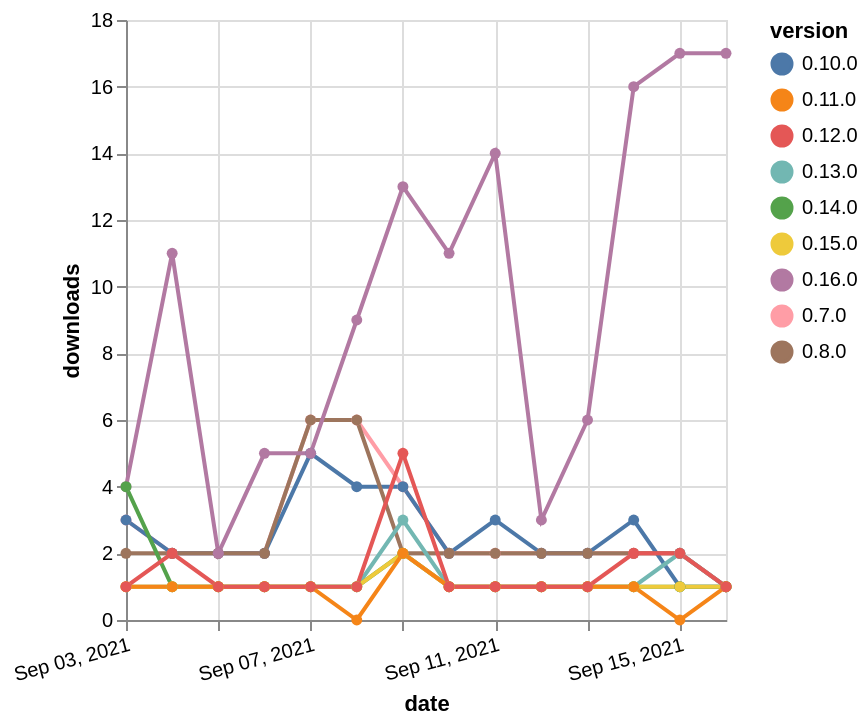

Here is the Vega-Lite specification saved for this chart:
### Vega-Lite specification from a JSON file in a GitHub repository (floating-point values rounded to 4 significant figures)
{"$schema": "https://vega.github.io/schema/vega-lite/v5.json", "description": "A simple bar chart with embedded data.", "data": {"values": [{"date": "2021-09-03", "total": 8937, "delta": 3, "version": "0.7.0"}, {"date": "2021-09-04", "total": 8939, "delta": 2, "version": "0.7.0"}, {"date": "2021-09-05", "total": 8941, "delta": 2, "version": "0.7.0"}, {"date": "2021-09-06", "total": 8943, "delta": 2, "version": "0.7.0"}, {"date": "2021-09-07", "total": 8949, "delta": 6, "version": "0.7.0"}, {"date": "2021-09-08", "total": 8955, "delta": 6, "version": "0.7.0"}, {"date": "2021-09-09", "total": 8959, "delta": 4, "version": "0.7.0"}, {"date": "2021-09-10", "total": 8961, "delta": 2, "version": "0.7.0"}, {"date": "2021-09-11", "total": 8963, "delta": 2, "version": "0.7.0"}, {"date": "2021-09-12", "total": 8965, "delta": 2, "version": "0.7.0"}, {"date": "2021-09-13", "total": 8967, "delta": 2, "version": "0.7.0"}, {"date": "2021-09-14", "total": 8969, "delta": 2, "version": "0.7.0"}, {"date": "2021-09-15", "total": 8971, "delta": 2, "version": "0.7.0"}, {"date": "2021-09-16", "total": 8972, "delta": 1, "version": "0.7.0"}, {"date": "2021-09-03", "total": 9383, "delta": 3, "version": "0.10.0"}, {"date": "2021-09-04", "total": 9385, "delta": 2, "version": "0.10.0"}, {"date": "2021-09-05", "total": 9387, "delta": 2, "version": "0.10.0"}, {"date": "2021-09-06", "total": 9389, "delta": 2, "version": "0.10.0"}, {"date": "2021-09-07", "total": 9394, "delta": 5, "version": "0.10.0"}, {"date": "2021-09-08", "total": 9398, "delta": 4, "version": "0.10.0"}, {"date": "2021-09-09", "total": 9402, "delta": 4, "version": "0.10.0"}, {"date": "2021-09-10", "total": 9404, "delta": 2, "version": "0.10.0"}, {"date": "2021-09-11", "total": 9407, "delta": 3, "version": "0.10.0"}, {"date": "2021-09-12", "total": 9409, "delta": 2, "version": "0.10.0"}, {"date": "2021-09-13", "total": 9411, "delta": 2, "version": "0.10.0"}, {"date": "2021-09-14", "total": 9414, "delta": 3, "version": "0.10.0"}, {"date": "2021-09-15", "total": 9415, "delta": 1, "version": "0.10.0"}, {"date": "2021-09-16", "total": 9416, "delta": 1, "version": "0.10.0"}, {"date": "2021-09-03", "total": 10436, "delta": 2, "version": "0.8.0"}, {"date": "2021-09-04", "total": 10438, "delta": 2, "version": "0.8.0"}, {"date": "2021-09-05", "total": 10440, "delta": 2, "version": "0.8.0"}, {"date": "2021-09-06", "total": 10442, "delta": 2, "version": "0.8.0"}, {"date": "2021-09-07", "total": 10448, "delta": 6, "version": "0.8.0"}, {"date": "2021-09-08", "total": 10454, "delta": 6, "version": "0.8.0"}, {"date": "2021-09-09", "total": 10456, "delta": 2, "version": "0.8.0"}, {"date": "2021-09-10", "total": 10458, "delta": 2, "version": "0.8.0"}, {"date": "2021-09-11", "total": 10460, "delta": 2, "version": "0.8.0"}, {"date": "2021-09-12", "total": 10462, "delta": 2, "version": "0.8.0"}, {"date": "2021-09-13", "total": 10464, "delta": 2, "version": "0.8.0"}, {"date": "2021-09-14", "total": 10466, "delta": 2, "version": "0.8.0"}, {"date": "2021-09-15", "total": 10468, "delta": 2, "version": "0.8.0"}, {"date": "2021-09-16", "total": 10469, "delta": 1, "version": "0.8.0"}, {"date": "2021-09-03", "total": 4757, "delta": 1, "version": "0.13.0"}, {"date": "2021-09-04", "total": 4758, "delta": 1, "version": "0.13.0"}, {"date": "2021-09-05", "total": 4759, "delta": 1, "version": "0.13.0"}, {"date": "2021-09-06", "total": 4760, "delta": 1, "version": "0.13.0"}, {"date": "2021-09-07", "total": 4761, "delta": 1, "version": "0.13.0"}, {"date": "2021-09-08", "total": 4762, "delta": 1, "version": "0.13.0"}, {"date": "2021-09-09", "total": 4765, "delta": 3, "version": "0.13.0"}, {"date": "2021-09-10", "total": 4766, "delta": 1, "version": "0.13.0"}, {"date": "2021-09-11", "total": 4767, "delta": 1, "version": "0.13.0"}, {"date": "2021-09-12", "total": 4768, "delta": 1, "version": "0.13.0"}, {"date": "2021-09-13", "total": 4769, "delta": 1, "version": "0.13.0"}, {"date": "2021-09-14", "total": 4770, "delta": 1, "version": "0.13.0"}, {"date": "2021-09-15", "total": 4772, "delta": 2, "version": "0.13.0"}, {"date": "2021-09-16", "total": 4773, "delta": 1, "version": "0.13.0"}, {"date": "2021-09-03", "total": 521, "delta": 4, "version": "0.16.0"}, {"date": "2021-09-04", "total": 532, "delta": 11, "version": "0.16.0"}, {"date": "2021-09-05", "total": 534, "delta": 2, "version": "0.16.0"}, {"date": "2021-09-06", "total": 539, "delta": 5, "version": "0.16.0"}, {"date": "2021-09-07", "total": 544, "delta": 5, "version": "0.16.0"}, {"date": "2021-09-08", "total": 553, "delta": 9, "version": "0.16.0"}, {"date": "2021-09-09", "total": 566, "delta": 13, "version": "0.16.0"}, {"date": "2021-09-10", "total": 577, "delta": 11, "version": "0.16.0"}, {"date": "2021-09-11", "total": 591, "delta": 14, "version": "0.16.0"}, {"date": "2021-09-12", "total": 594, "delta": 3, "version": "0.16.0"}, {"date": "2021-09-13", "total": 600, "delta": 6, "version": "0.16.0"}, {"date": "2021-09-14", "total": 616, "delta": 16, "version": "0.16.0"}, {"date": "2021-09-15", "total": 633, "delta": 17, "version": "0.16.0"}, {"date": "2021-09-16", "total": 650, "delta": 17, "version": "0.16.0"}, {"date": "2021-09-03", "total": 4278, "delta": 4, "version": "0.14.0"}, {"date": "2021-09-04", "total": 4279, "delta": 1, "version": "0.14.0"}, {"date": "2021-09-05", "total": 4280, "delta": 1, "version": "0.14.0"}, {"date": "2021-09-06", "total": 4281, "delta": 1, "version": "0.14.0"}, {"date": "2021-09-07", "total": 4282, "delta": 1, "version": "0.14.0"}, {"date": "2021-09-08", "total": 4283, "delta": 1, "version": "0.14.0"}, {"date": "2021-09-09", "total": 4285, "delta": 2, "version": "0.14.0"}, {"date": "2021-09-10", "total": 4286, "delta": 1, "version": "0.14.0"}, {"date": "2021-09-11", "total": 4287, "delta": 1, "version": "0.14.0"}, {"date": "2021-09-12", "total": 4288, "delta": 1, "version": "0.14.0"}, {"date": "2021-09-13", "total": 4289, "delta": 1, "version": "0.14.0"}, {"date": "2021-09-14", "total": 4290, "delta": 1, "version": "0.14.0"}, {"date": "2021-09-15", "total": 4291, "delta": 1, "version": "0.14.0"}, {"date": "2021-09-16", "total": 4292, "delta": 1, "version": "0.14.0"}, {"date": "2021-09-03", "total": 1584, "delta": 1, "version": "0.15.0"}, {"date": "2021-09-04", "total": 1585, "delta": 1, "version": "0.15.0"}, {"date": "2021-09-05", "total": 1586, "delta": 1, "version": "0.15.0"}, {"date": "2021-09-06", "total": 1587, "delta": 1, "version": "0.15.0"}, {"date": "2021-09-07", "total": 1588, "delta": 1, "version": "0.15.0"}, {"date": "2021-09-08", "total": 1589, "delta": 1, "version": "0.15.0"}, {"date": "2021-09-09", "total": 1591, "delta": 2, "version": "0.15.0"}, {"date": "2021-09-10", "total": 1592, "delta": 1, "version": "0.15.0"}, {"date": "2021-09-11", "total": 1593, "delta": 1, "version": "0.15.0"}, {"date": "2021-09-12", "total": 1594, "delta": 1, "version": "0.15.0"}, {"date": "2021-09-13", "total": 1595, "delta": 1, "version": "0.15.0"}, {"date": "2021-09-14", "total": 1596, "delta": 1, "version": "0.15.0"}, {"date": "2021-09-15", "total": 1597, "delta": 1, "version": "0.15.0"}, {"date": "2021-09-16", "total": 1598, "delta": 1, "version": "0.15.0"}, {"date": "2021-09-03", "total": 8154, "delta": 1, "version": "0.11.0"}, {"date": "2021-09-04", "total": 8155, "delta": 1, "version": "0.11.0"}, {"date": "2021-09-05", "total": 8156, "delta": 1, "version": "0.11.0"}, {"date": "2021-09-06", "total": 8157, "delta": 1, "version": "0.11.0"}, {"date": "2021-09-07", "total": 8158, "delta": 1, "version": "0.11.0"}, {"date": "2021-09-08", "total": 8158, "delta": 0, "version": "0.11.0"}, {"date": "2021-09-09", "total": 8160, "delta": 2, "version": "0.11.0"}, {"date": "2021-09-10", "total": 8161, "delta": 1, "version": "0.11.0"}, {"date": "2021-09-11", "total": 8162, "delta": 1, "version": "0.11.0"}, {"date": "2021-09-12", "total": 8163, "delta": 1, "version": "0.11.0"}, {"date": "2021-09-13", "total": 8164, "delta": 1, "version": "0.11.0"}, {"date": "2021-09-14", "total": 8165, "delta": 1, "version": "0.11.0"}, {"date": "2021-09-15", "total": 8165, "delta": 0, "version": "0.11.0"}, {"date": "2021-09-16", "total": 8166, "delta": 1, "version": "0.11.0"}, {"date": "2021-09-03", "total": 20407, "delta": 1, "version": "0.12.0"}, {"date": "2021-09-04", "total": 20409, "delta": 2, "version": "0.12.0"}, {"date": "2021-09-05", "total": 20410, "delta": 1, "version": "0.12.0"}, {"date": "2021-09-06", "total": 20411, "delta": 1, "version": "0.12.0"}, {"date": "2021-09-07", "total": 20412, "delta": 1, "version": "0.12.0"}, {"date": "2021-09-08", "total": 20413, "delta": 1, "version": "0.12.0"}, {"date": "2021-09-09", "total": 20418, "delta": 5, "version": "0.12.0"}, {"date": "2021-09-10", "total": 20419, "delta": 1, "version": "0.12.0"}, {"date": "2021-09-11", "total": 20420, "delta": 1, "version": "0.12.0"}, {"date": "2021-09-12", "total": 20421, "delta": 1, "version": "0.12.0"}, {"date": "2021-09-13", "total": 20422, "delta": 1, "version": "0.12.0"}, {"date": "2021-09-14", "total": 20424, "delta": 2, "version": "0.12.0"}, {"date": "2021-09-15", "total": 20426, "delta": 2, "version": "0.12.0"}, {"date": "2021-09-16", "total": 20427, "delta": 1, "version": "0.12.0"}]}, "width": "container", "mark": {"type": "line", "point": {"filled": true}}, "encoding": {"x": {"field": "date", "type": "temporal", "timeUnit": "yearmonthdate", "title": "date", "axis": {"labelAngle": -15}}, "y": {"field": "delta", "type": "quantitative", "title": "downloads"}, "color": {"field": "version", "type": "nominal"}, "tooltip": {"field": "delta"}}}
